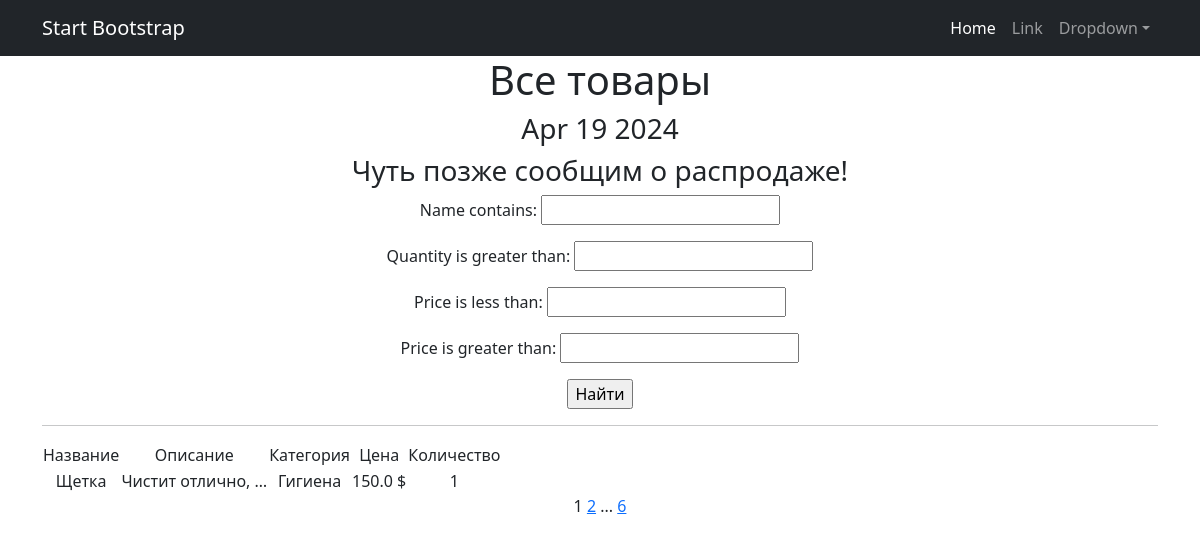
Screenshot of /products/ with the database file from the repository.
### simpleapp/models.py (models this page shows, shortened)
class Product(models.Model):
    name = models.CharField(
        max_length=50,
        unique=True, # названия товаров не должны повторяться
    )
    description = models.TextField()
    quantity = models.IntegerField(
        validators=[MinValueValidator(0)],
    )
    category = models.ForeignKey(
        to='Category',
        on_delete=models.CASCADE,
        related_name='products', # все продукты в категории будут доступны через поле products
    )
    price = models.FloatField(
        validators=[MinValueValidator(0.0)],
    )

class Category(models.Model):
    name = models.CharField(max_length=100, unique=True)

### simpleapp/views.py (the view)
# urls.py: path('', ProductsList.as_view()),
class ProductsList(ListView):
    model = Product
    ordering = 'id'
    template_name = 'products.html'
    context_object_name = 'products'
    paginate_by = 1
    def get_queryset(self):
        queryset = super().get_queryset()
        self.filterset = ProductFilter(self.request.GET, queryset)
        return self.filterset.qs
    def get_context_data(self, **kwargs):
        context = super().get_context_data(**kwargs)
        context['time_now'] = datetime.utcnow()
        context['next_sale'] = None
        context['filterset'] = self.filterset
        return context

### simpleapp/templatetags/custom_filters.py (called while the page is built)
@register.filter()
def currency(value, code='rub'):
   postfix = CURRENCIES_SYMBOLS[code]
   return f'{value} {postfix}'

### simpleapp/templatetags/custom_tags.py (called while the page is built)
@register.simple_tag()
def current_time(format_string='%b %d %Y'):
   return datetime.utcnow().strftime(format_string)

@register.simple_tag(takes_context=True)
def url_replace(context, **kwargs):
   d = context['request'].GET.copy()
   for k, v in kwargs.items():
       d[k] = v
   return d.urlencode()

### templates/products.html (shortened to what this page needs)
{% extends 'flatpages/default.html' %}
{% load custom_filters %}!
{% load custom_tags %}
{% block content %}
   <h1>Все товары</h1>
   <h3>{% current_time '%b %d %Y' %}</h3>
   <h3> {{ next_sale|default_if_none:"Чуть позже сообщим о распродаже!" }} </h3>
    <form action="" method="get">
        {{ filterset.form.as_p }}
       <input type="submit" value="Найти" />
   </form>
   <hr>
   {% if products %}
       <table>
           <tr>
               <td>Название</td>
               <td>Описание</td>
               <td>Категория</td>
               <td>Цена</td>
               <td>Количество</td>
           </tr>
           {% for product in products %}
           <tr>
               <td>{{ product.name }}</td>
               <td>{{ product.description|truncatewords:2 }}</td>
               <td>{{ product.category.name }}</td>
               <td>{{ product.price|currency:"usd" }}</td>
               <td>{{ product.quantity }}</td>
           </tr>
           {% endfor %}
       </table>
   {% else %}
       <h2>Товаров нет!</h2>
   {% endif %}
    {{ page_obj.number }}
   {% if page_obj.has_next %}
       <a href="?{% url_replace page=page_obj.next_page_number %}">{{ page_obj.next_page_number }}</a>
       {% if paginator.num_pages != page_obj.next_page_number %}
           ...
           <a href="?{% url_replace page=page_obj.paginator.num_pages %}">{{ page_obj.paginator.num_pages }}</a>
    {% endif %}
   {% endif %}
{% endblock content %}

### templates/flatpages/default.html (shortened to what this page needs)
<!DOCTYPE html>
<html lang="en">
    <head>
        {% load static %}
        <link href="{% static 'css/styles.css' %}" rel="stylesheet" />
    </head>
    <body>
        <nav class="navbar navbar-expand-lg navbar-dark bg-dark">
            <div class="container">
                <a class="navbar-brand" href="#">Start Bootstrap</a>
                <div class="collapse navbar-collapse" id="navbarSupportedContent">
                    <ul class="navbar-nav ms-auto mb-2 mb-lg-0">
                        <li class="nav-item"><a class="nav-link active" aria-current="page" href="#">Home</a></li>
                        <li class="nav-item"><a class="nav-link" href="#">Link</a></li>
                        <li class="nav-item dropdown">
                            <a class="nav-link dropdown-toggle" id="navbarDropdown" href="#" role="button" data-bs-toggle="dropdown" aria-expanded="false">Dropdown</a>
                        </li>
                    </ul>
                </div>
            </div>
        </nav>
        <div class="container">
            <div class="row">
               <div class="col-lg-12 text-center">
                   {% block content %}{% endblock content %}
               </div>
           </div>
        </div>
    </body>
</html>

### rows the page displays
Product: name "Щетка", description "Чистит отлично, …", category.name "Гигиена", price "150.0 $", quantity "1"

### other values shown
{{ next_sale|default_if_none:"Чуть позже сообщим о распродаже!" }} "Чуть позже сообщим о распродаже!"
{{ page_obj.number }} "1"
{{ page_obj.next_page_number }} "2"
{{ page_obj.paginator.num_pages }} "6"
